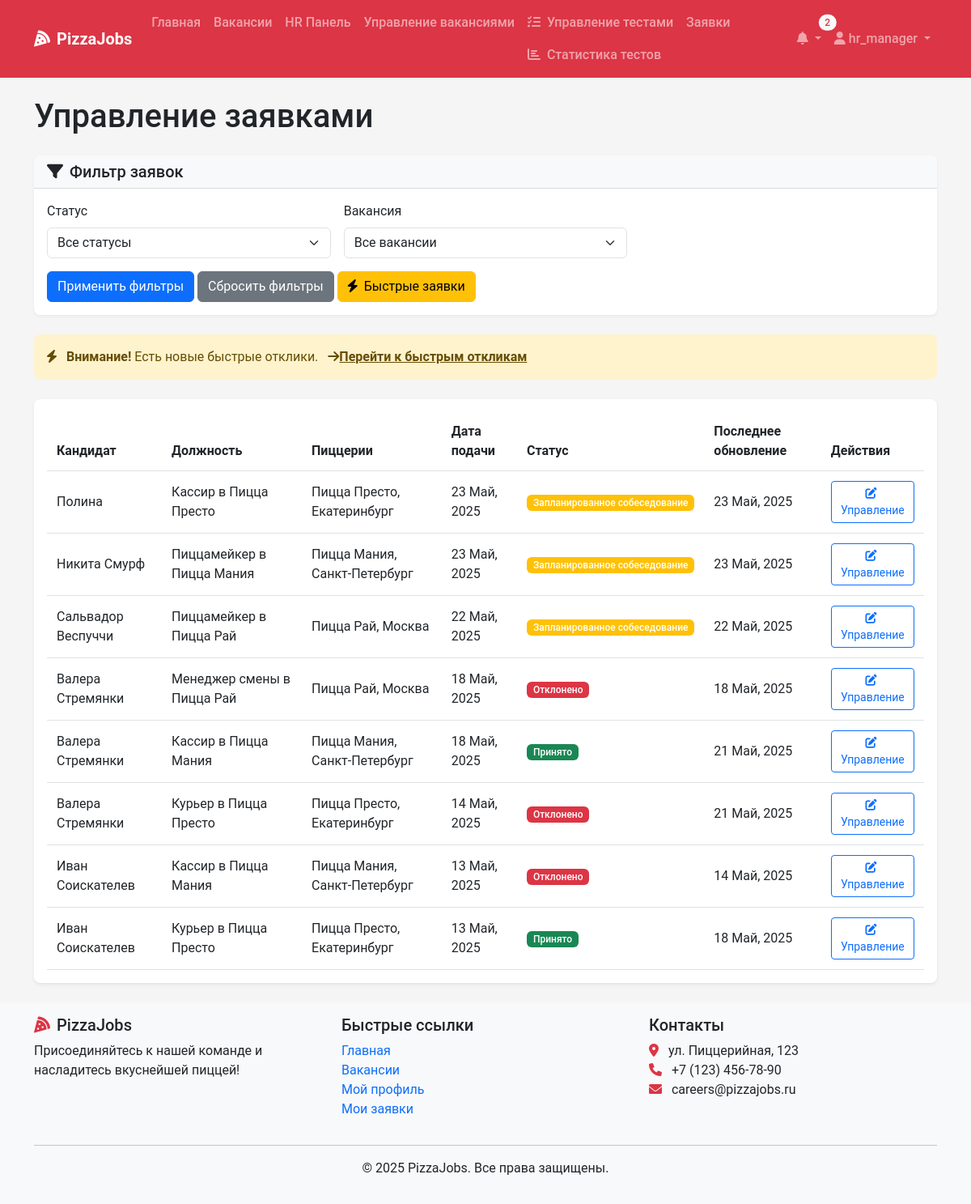
Before: /applications/ (signed in) with the older database file.
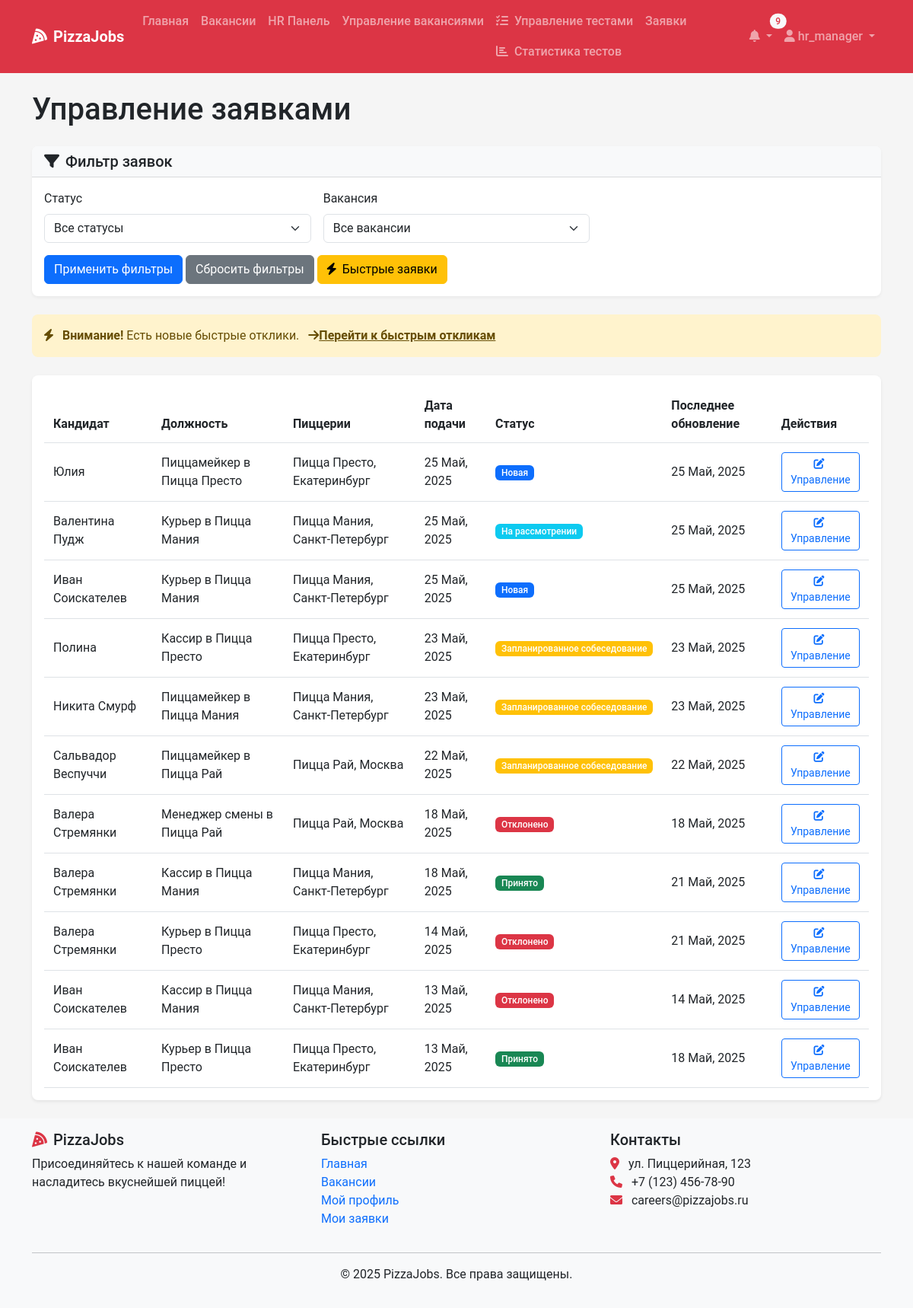
After: the same page with the newer database file.
### recruitment/models.py (models this page shows, shortened)
class Application(models.Model):
    vacancy = models.ForeignKey(Vacancy, on_delete=models.CASCADE, related_name='applications')
    user = models.ForeignKey(User, on_delete=models.CASCADE, related_name='applications')
    resume = models.ForeignKey(Resume, on_delete=models.SET_NULL, null=True, blank=True, related_name='applications')
    cover_letter = models.TextField(blank=True, null=True)
    status = models.CharField(max_length=20, choices=ApplicationStatus.choices, default=ApplicationStatus.NEW)
    applied_at = models.DateTimeField(auto_now_add=True)
    updated_at = models.DateTimeField(auto_now=True)

class Vacancy(models.Model):
    title = models.CharField(max_length=100)
    position_type = models.ForeignKey(PositionType, on_delete=models.CASCADE, related_name='vacancies')
    restaurants = models.ManyToManyField(Restaurant, related_name='vacancies')
    description = models.TextField()
    requirements = models.TextField()
    responsibilities = models.TextField()
    conditions = models.TextField()
    salary_min = models.DecimalField(max_digits=10, decimal_places=2, null=True, blank=True)
    salary_max = models.DecimalField(max_digits=10, decimal_places=2, null=True, blank=True)
    is_active = models.BooleanField(default=True)
    created_at = models.DateTimeField(auto_now_add=True)
    updated_at = models.DateTimeField(auto_now=True)
    created_by = models.ForeignKey(User, on_delete=models.SET_NULL, null=True, related_name='created_vacancies')
    class Meta:
        verbose_name_plural = "Vacancies"

class Restaurant(models.Model):
    name = models.CharField(max_length=100)
    address = models.CharField(max_length=255)
    city = models.CharField(max_length=100)
    manager = models.ForeignKey(User, on_delete=models.SET_NULL, null=True, blank=True, related_name='managed_restaurants')

### recruitment/views.py (the view, shortened to what this page needs)
# urls.py: path('applications/', views.application_list, name='application_list'),
@login_required
def application_list(request):
    user_profile = get_object_or_404(UserProfile, user=request.user)
    if user_profile.role == UserRole.CANDIDATE:
        applications = Application.objects.filter(user=request.user).order_by('-applied_at')
        quick_applications = []
        show_quick_applications = False
    elif user_profile.role == UserRole.HR_MANAGER:
        applications = Application.objects.all().order_by('-applied_at')
        quick_applications = QuickApplication.objects.all().order_by('-created_at')
        show_quick_applications = True
    else:
        applications = Application.objects.all().order_by('-applied_at')
        quick_applications = QuickApplication.objects.all().order_by('-created_at')
    status_filter = request.GET.get('status', '')
    if status_filter:
        applications = applications.filter(status=status_filter)
        if status_filter == 'NEW' and not applications.exists() and quick_applications.filter(status='NEW').exists():
            messages.info(request, 'Обычных новых заявок нет, но есть быстрые отклики')
            return redirect('quick_applications')
    vacancy_filter = request.GET.get('vacancy', '')
    if vacancy_filter:
        applications = applications.filter(vacancy__id=vacancy_filter)
    paginator = Paginator(applications, 20)
    page_number = request.GET.get('page')
    page_obj = paginator.get_page(page_number)
    if user_profile.role == UserRole.RESTAURANT_MANAGER:
        vacancies = Vacancy.objects.filter(restaurants__manager=request.user)
    else:
        vacancies = Vacancy.objects.all()
    has_new_quick_applications = QuickApplication.objects.filter(status=ApplicationStatus.NEW).exists()
    context = {
        'page_obj': page_obj,
        'statuses': ApplicationStatus.choices,
        'vacancies': vacancies,
        'selected_status': status_filter,
        'selected_vacancy': vacancy_filter,
        'has_new_quick_applications': has_new_quick_applications,
    }
    return render(request, 'applications/list.html', context)

### templates/applications/list.html (shortened to what this page needs)
{% extends 'base.html' %}
{% block content %}
<div class="container">
    <h1 class="mb-4">
        {% if user.profile.role == 'CANDIDATE' %}
            Мои заявки
        {% else %}
            Управление заявками
        {% endif %}
    </h1>
    <div class="card mb-4 shadow-sm">
        <div class="card-header bg-light">
            <h5 class="mb-0"><i class="fas fa-filter me-2"></i>Фильтр заявок</h5>
        </div>
        <div class="card-body">
            <form method="get" class="row g-3">
                <div class="col-md-4">
                    <label for="status" class="form-label">Статус</label>
                    <select class="form-select" id="status" name="status">
                        <option value="">Все статусы</option>
                    </select>
                </div>
                {% if user.profile.role != 'CANDIDATE' %}
                    <div class="col-md-4">
                        <label for="vacancy" class="form-label">Вакансия</label>
                        <select class="form-select" id="vacancy" name="vacancy">
                            <option value="">Все вакансии</option>
                        </select>
                    </div>
                {% endif %}
                <div class="col-12">
                    <button type="submit" class="btn btn-primary">Применить фильтры</button>
                    <a href="{% url 'application_list' %}" class="btn btn-secondary">Сбросить фильтры</a>
                    {% if user.profile.role == 'HR_MANAGER' or user.profile.role == 'RESTAURANT_MANAGER' %}
                    <a href="{% url 'quick_applications' %}" class="btn btn-warning">
                        <i class="fas fa-bolt me-2"></i>Быстрые заявки
                    </a>
                    {% endif %}
                </div>
            </form>
        </div>
    </div>
    {% if has_new_quick_applications and user.profile.role != 'CANDIDATE' %}
    <div class="alert alert-warning mb-4">
        <i class="fas fa-bolt me-2"></i>
        <strong>Внимание!</strong> Есть новые быстрые отклики.
        <a href="{% url 'quick_applications' %}" class="alert-link">
            <i class="fas fa-arrow-right ms-2"></i>Перейти к быстрым откликам
        </a>
    </div>
    {% endif %}
    <div class="card shadow">
        <div class="card-body">
            {% if page_obj %}
                <div class="table-responsive">
                    <table class="table table-hover align-middle">
                        <thead>
                            <tr>
                                {% if user.profile.role != 'CANDIDATE' %}
                                    <th>Кандидат</th>
                                {% endif %}
                                <th>Должность</th>
                                <th>Пиццерии</th>
                                <th>Дата подачи</th>
                                <th>Статус</th>
                                <th>Последнее обновление</th>
                                <th>Действия</th>
                            </tr>
                        </thead>
                        <tbody>
                            {% for application in page_obj %}
                                <tr>
                                    {% if user.profile.role != 'CANDIDATE' %}
                                        <td>
                                            {% if application.user %}
                                                {{ application.user.get_full_name }}
                                            {% else %}
                                                {{ application.full_name }}
                                                <span class="badge bg-info">Быстрый отклик</span>
                                            {% endif %}
                                        </td>
                                    {% endif %}
                                    <td>{{ application.vacancy.title }}</td>
                                    <td>
                                        {% if application.vacancy.restaurants.count == 1 %}
                                            {{ application.vacancy.restaurants.first.name }}, {{ application.vacancy.restaurants.first.city }}
                                        {% else %}
                                            Несколько ({{ application.vacancy.restaurants.count }})
                                        {% endif %}
                                    </td>
                                    <td>{{ application.applied_at|date:"d M, Y" }}</td>
                                    <td>
                                        <span class="badge {% if application.status == 'NEW' %}bg-primary{% elif application.status == 'REVIEWING' %}bg-info{% elif application.status == 'INTERVIEW_SCHEDULED' %}bg-warning{% elif application.status == 'ACCEPTED' %}bg-success{% elif application.status == 'REJECTED' %}bg-danger{% else %}bg-secondary{% endif %}">
                                            {{ application.get_status_display }}
                                        </span>
                                    </td>
                                    <td>{{ application.updated_at|date:"d M, Y" }}</td>
                                    <td>
                                        <a href="{% url 'application_detail' application.id %}" class="btn btn-sm btn-outline-primary">
                                            {% if user.profile.role == 'CANDIDATE' %}
                                                <i class="fas fa-eye me-1"></i>Просмотр
                                            {% else %}
                                                <i class="fas fa-edit me-1"></i>Управление
                                            {% endif %}
                                        </a>
                                    </td>
                                </tr>
                            {% endfor %}
                        </tbody>
                    </table>
                </div>
            {% endif %}
        </div>
    </div>
</div>
{% endblock %}

### templates/base.html (shortened to what this page needs)
<!DOCTYPE html>
<html lang="ru">
<head>
    <link href="https://cdn.jsdelivr.net/npm/bootstrap@5.3.0-alpha1/dist/css/bootstrap.min.css" rel="stylesheet">
    <link rel="stylesheet" href="https://cdnjs.cloudflare.com/ajax/libs/font-awesome/6.0.0/css/all.min.css">
    <link rel="stylesheet" href="/static/css/main.css">
</head>
<body>
    <nav class="navbar navbar-expand-lg navbar-dark bg-danger sticky-top">
        <div class="container">
            <a class="navbar-brand" href="{% url 'home' %}">
                <i class="fas fa-pizza-slice me-2"></i>PizzaJobs
            </a>
            <div class="collapse navbar-collapse" id="navbarNav">
                <ul class="navbar-nav me-auto">
                    <li class="nav-item">
                        <a class="nav-link" href="{% url 'home' %}">Главная</a>
                    </li>
                    <li class="nav-item">
                        <a class="nav-link" href="{% url 'vacancy_list' %}">Вакансии</a>
                    </li>
                    {% if user.is_authenticated %}
                        {% if user.profile.role == 'HR_MANAGER' %}
                            <li class="nav-item">
                                <a class="nav-link" href="{% url 'hr_dashboard' %}">HR Панель</a>
                            </li>
                            <li class="nav-item">
                                <a class="nav-link" href="{% url 'manage_vacancies' %}">Управление вакансиями</a>
                            </li>
                            <li class="nav-item">
                                <a class="nav-link" href="{% url 'manage_tests' %}">
                                    <i class="fas fa-tasks me-2"></i>Управление тестами
                                </a>
                                <a class="nav-link" href="{% url 'test_statistics' %}">
                                    <i class="fas fa-chart-bar me-2"></i>Статистика тестов
                                </a>
                            </li>
                        {% elif user.profile.role == 'RESTAURANT_MANAGER' %}
                            <li class="nav-item">
                                <a class="nav-link" href="{% url 'manager_dashboard' %}">Панель менеджера</a>
                            </li>
                        {% endif %}
                        <li class="nav-item">
                            <a class="nav-link" href="{% url 'application_list' %}">Заявки</a>
                        </li>
                    {% endif %}
                </ul>
                <ul class="navbar-nav">
                    {% if user.is_authenticated %}
                        <li class="nav-item dropdown">
                            <a class="nav-link dropdown-toggle position-relative" href="#" id="notificationDropdown" role="button" data-bs-toggle="dropdown">
                                <i class="fas fa-bell"></i>
                                {% if unread_count %}
                                    <span class="badge rounded-pill bg-light text-danger position-absolute top-0 start-100 translate-middle">
                                        {{ unread_count }}
                                    </span>
                                {% endif %}
                            </a>
                        </li>
                        <li class="nav-item dropdown">
                            <a class="nav-link dropdown-toggle" href="#" id="userDropdown" role="button" data-bs-toggle="dropdown">
                                <i class="fas fa-user"></i> {{ user.username }}
                            </a>
                        </li>
                    {% endif %}
                </ul>
            </div>
        </div>
    </nav>
    <main class="py-4">
        {% block content %}{% endblock %}
    </main>
    <footer class="footer mt-auto py-3 bg-light">
        <div class="container">
            <div class="row">
                <div class="col-md-4">
                    <h5><i class="fas fa-pizza-slice text-danger me-2"></i>PizzaJobs</h5>
                    <p>Присоединяйтесь к нашей команде и насладитесь вкуснейшей пиццей!</p>
                </div>
                <div class="col-md-4">
                    <h5>Быстрые ссылки</h5>
                    <ul class="list-unstyled">
                        <li><a href="{% url 'home' %}" class="text-decoration-none">Главная</a></li>
                        <li><a href="{% url 'vacancy_list' %}" class="text-decoration-none">Вакансии</a></li>
                        {% if user.is_authenticated %}
                            <li><a href="{% url 'view_profile' %}" class="text-decoration-none">Мой профиль</a></li>
                            <li><a href="{% url 'application_list' %}" class="text-decoration-none">Мои заявки</a></li>
                        {% else %}
                            <li><a href="{% url 'login' %}" class="text-decoration-none">Войти</a></li>
                            <li><a href="{% url 'register' %}" class="text-decoration-none">Регистрация</a></li>
                        {% endif %}
                    </ul>
                </div>
                <div class="col-md-4">
                    <h5>Контакты</h5>
                    <address>
                        <i class="fas fa-map-marker-alt text-danger me-2"></i> ул. Пиццерийная, 123<br>
                        <i class="fas fa-phone text-danger me-2"></i> +7 (123) 456-78-90<br>
                        <i class="fas fa-envelope text-danger me-2"></i> careers@pizzajobs.ru
                    </address>
                </div>
            </div>
            <hr>
            <div class="text-center">
                <p>&copy; 2025 PizzaJobs. Все права защищены.</p>
            </div>
        </div>
    </footer>
</body>
</html>

Changed rows visible on the page:
added Application: user.get_full_name "Юлия", vacancy "Пиццамейкер в Пицца Престо", vacancy.restaurants.first.name "Пицца Престо", vacancy.restaurants.first.city "Екатеринбург", applied_at "25 Май, 2025", status "Новая", updated_at "25 Май, 2025"
added Application: user.get_full_name "Валентина Пудж", vacancy "Курьер в Пицца Мания", vacancy.restaurants.first.name "Пицца Мания", vacancy.restaurants.first.city "Санкт-Петербург", applied_at "25 Май, 2025", status "На рассмотрении", updated_at "25 Май, 2025"
added Application: user.get_full_name "Иван Соискателев", vacancy "Курьер в Пицца Мания", vacancy.restaurants.first.name "Пицца Мания", vacancy.restaurants.first.city "Санкт-Петербург", applied_at "25 Май, 2025", status "Новая", updated_at "25 Май, 2025"
Other visible differences:
{{ unread_count }}: "2" → "9"
